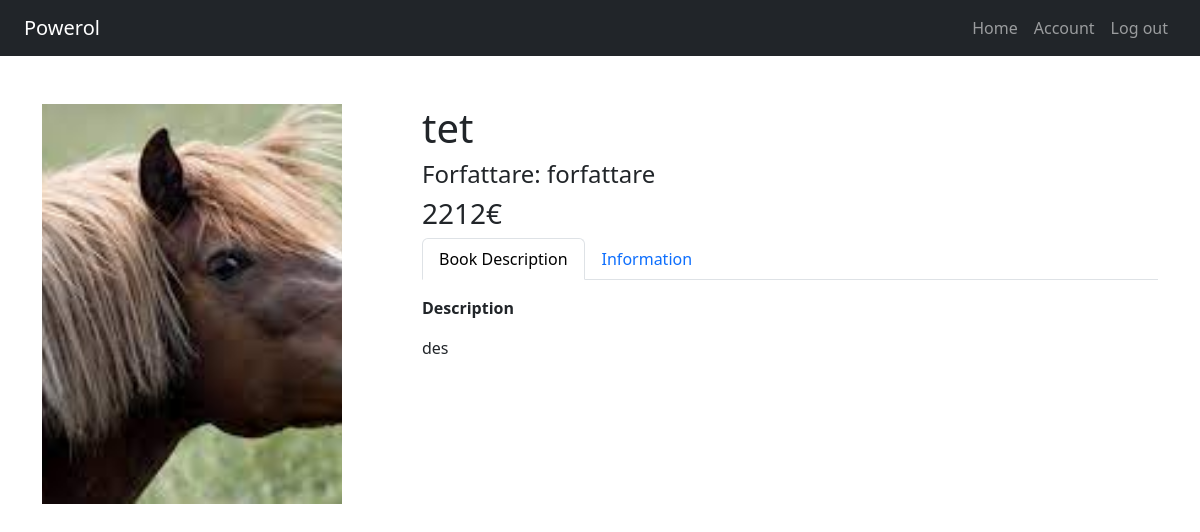
/single-book.php?BookID=10 (signed in), run on an earlier commit of the app's database.
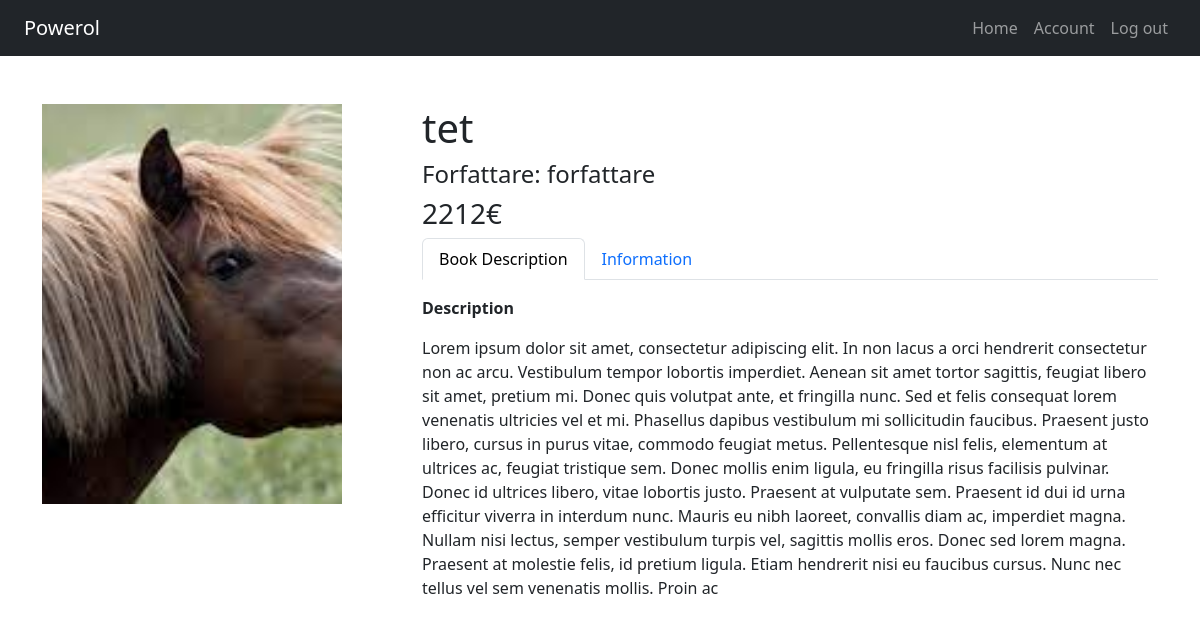
And on a later commit of the database.
### tables this page shows
CREATE TABLE `table_bocker` (
  `id_bok` int(11) NOT NULL,
  `titel` varchar(255) NOT NULL,
  `beskrivning` varchar(1020) NOT NULL,
  `aldersrekommendation` varchar(255) NOT NULL,
  `utgiven` date NOT NULL,
  `sidor` varchar(255) NOT NULL,
  `pris` decimal(10,0) NOT NULL,
  `serie_fk` int(11) NOT NULL,
  `forfattare_fk` int(11) NOT NULL,
  `form_eller_illu_fk` int(11) NOT NULL,
  `kategori_fk` int(11) NOT NULL,
  `genre_fk` int(11) NOT NULL,
  `sprak_fk` int(11) NOT NULL,
  `status_fk` int(11) NOT NULL,
  `skapad_av_fk` int(11) NOT NULL,
  `bok_img` varchar(255) NOT NULL
);

CREATE TABLE `table_forfattare` (
  `id_forfattare` int(11) NOT NULL,
  `forfattare_namn` varchar(255) NOT NULL
);

### includes/functions.php (called while the page is built, shortened)
<?php
include_once 'includes/header.php';
function getSingleBookInformation($pdo, $bookid) {
    $stmt_getBookdata = $pdo->prepare('
        SELECT
            table_bocker.*,
            table_users.u_name,
            table_spark.sprak_namn,
            table_forfattare.forfattare_namn,
            table_genre.genre_namn,
            table_form.form_eller_illu_namn,
            table_status.status_namn,
            table_serie.serie_namn
        FROM
            table_bocker
        INNER JOIN
            table_users
        ON
            table_bocker.skapad_av_fk = table_users.u_id
        INNER JOIN
            table_spark
        ON
            table_bocker.sprak_fk = table_spark.id_sprak
        INNER JOIN
            table_forfattare
        ON
            table_bocker.forfattare_fk = table_forfattare.id_forfattare
        INNER JOIN
            table_genre
        ON
            table_bocker.genre_fk = table_genre.id_genre
        INNER JOIN
            table_form
        ON
            table_bocker.form_eller_illu_fk = table_form.id_form_eller_illu
        INNER JOIN
            table_status
        ON
            table_bocker.status_fk = table_status.id_status
        INNER JOIN
            table_serie
        ON
            table_bocker.serie_fk = table_serie.id_serie
        WHERE
            table_bocker.id_bok = :bookid
    ');
    $stmt_getBookdata->bindParam(':bookid', $bookid, PDO::PARAM_INT);
    $stmt_getBookdata->execute();
    return $stmt_getBookdata->fetch(PDO::FETCH_ASSOC);
}
?>

### single-book.php (the view, shortened to what this page needs)
<?php
include_once 'includes/functions.php';
include_once 'includes/header.php';
$bookid = isset($_GET['BookID']) ? $_GET['BookID'] : 0;
$getSingleBookInformation = getSingleBookInformation($pdo, $bookid);
?>
<!DOCTYPE html>
<html lang="en">
<head>
<link href="https://cdn.jsdelivr.net/npm/bootstrap@5.3.3/dist/css/bootstrap.min.css" rel="stylesheet">
</head>
<body>
<div class="container mt-5">
    <div class="row">
        <div class="col-md-4">
            <img src="<?php echo 'img/' . htmlspecialchars($getSingleBookInformation['bok_img']); ?>" class="card-img-top" alt="Book Image" style="width: 300px; height: 400px; object-fit: cover;">
        </div>
        <div class="col-md-8">
            <h1><?php echo htmlspecialchars($getSingleBookInformation['titel']); ?></h1>
            <h4>Forfattare: <?php echo htmlspecialchars($getSingleBookInformation['forfattare_namn']); ?></h4>
            <h3><?php echo htmlspecialchars($getSingleBookInformation['pris']); ?>€</h3>
            <ul class="nav nav-tabs" id="bookTabs" role="tablist">
                <li class="nav-item" role="presentation">
                    <button class="nav-link active" id="description-tab" data-bs-toggle="tab" data-bs-target="#description" type="button" role="tab" aria-controls="description" aria-selected="true">Book Description</button>
                </li>
                <li class="nav-item" role="presentation">
                    <button class="nav-link" id="product-info-tab" data-bs-toggle="tab" data-bs-target="#product-info" type="button" role="tab" aria-controls="product-info" aria-selected="false">Information</button>
                </li>
            </ul>
            <div class="tab-content mt-3" id="bookTabsContent">
                <div class="tab-pane fade show active" id="description" role="tabpanel" aria-labelledby="description-tab">
                    <p><strong>Description</strong></p>
                    <p><?php echo htmlspecialchars($getSingleBookInformation['beskrivning']); ?></p>
                </div>
            </div>
        </div>
    </div>
</div>
</body>
</html>

### includes/header.php (shortened to what this page needs)
<?php
$menuLinks = array(
    array(
        "title" => "Home",
        "url" => "home.php"
    ),
    array(
        "title" => "Account",
        "url" => "account.php"
    )
);
?>
<!DOCTYPE html>
<html>
<head>
<link href="https://cdn.jsdelivr.net/npm/bootstrap@5.3.3/dist/css/bootstrap.min.css" rel="stylesheet">
<link rel="stylesheet" href="assets/css/style.css">
</head>
<body>
<header class="container-fluid bg-dark">
	<nav class="navbar navbar-expand-lg navbar-dark bg-dark">
  <div class="container-fluid">
    <a class="navbar-brand" href="#">Powerol</a>
    <div class="collapse navbar-collapse justify-content-end" id="navbarNav">
      <ul class="navbar-nav">
	  <?php
	  if(isset($_SESSION['user_id'])){
	  foreach($menuLinks as $menuItem){
        echo "<li class='nav-item'>
          <a class='nav-link' href='{$menuItem['url']}'>{$menuItem['title']}</a>
        </li>";
	  }
	  }
	  if(isset($_SESSION['user_id'])){
    echo "<li class='nav-item'>
			  <a class='nav-link' href='?logout=1'>Log out</a>
			</li>";
	  }
	  else{
      echo"";
	  }
		?>
      </ul>
    </div>
  </div>
</nav>
</header>

What changed in the data, as far as the page shows it:
changed table_bocker "tet": beskrivning "des" → "Lorem ipsum dolor sit amet, consectetur adipiscing elit. In non lacus a orci hendrerit consectetur non ac arcu. Vestibulum tempor lobortis imperdiet. Aenean sit amet tortor sagittis, feugiat libero sit amet, pretium mi. Donec quis volutpat ante, et fringilla nunc. Sed et felis consequat lorem venenatis ultricies vel et mi. Phasellus dapibus vestibulum mi sollicitudin faucibus. Praesent justo libero, cursus in purus vitae, commodo feugiat metus. Pellentesque nisl felis, elementum at ultrices ac, feugiat tristique sem. Donec mollis enim ligula, eu fringilla risus facilisis pulvinar. Donec id ultrices libero, vitae lobortis justo. Praesent at vulputate sem. Praesent id dui id urna efficitur…"
